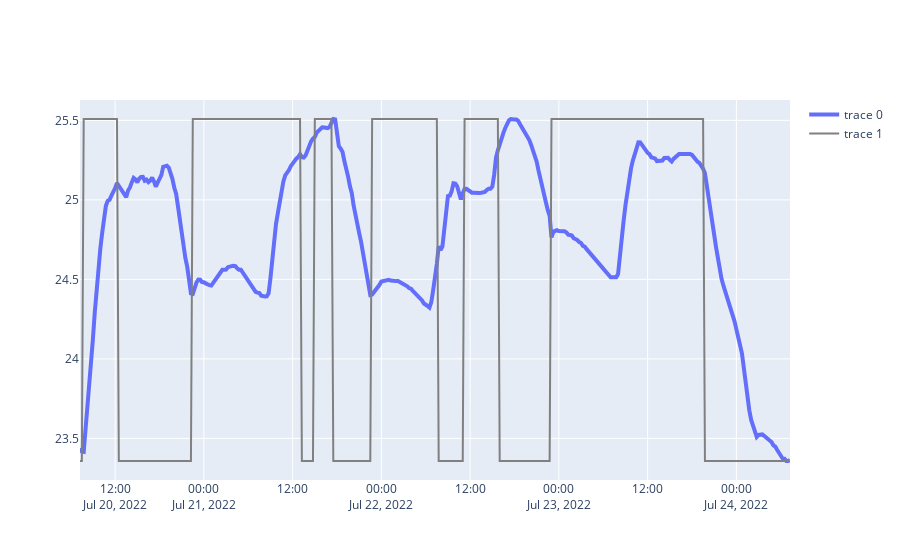

The notebook cell saved with this chart:
### Code cell
fig = make_subplots(rows=5, cols=1, shared_xaxes=True, subplot_titles=("Room A", "Room B"))

fig.add_trace(go.Scatter(
    x=r01["DateTime"],
    y=r01["Temp C"], 
    mode='lines',
    line=dict(width=4)
))
fig.add_trace(go.Scatter(
    x=r01["DateTime"],
    y=win_norm, 
    mode='lines',
    marker_color="gray"
))

### Figure 1 — Plotly figure (JSON) as saved in the notebook; plotly's stock layout.template omitted (floating-point values rounded to 4 significant figures; data arrays with more than 128 entries replaced by an {"elided": "..."} marker saying what was removed)
{"data": [{"line": {"width": 4}, "mode": "lines", "type": "scatter", "x": {"elided": "385 str values"}, "y": {"elided": "385 float values"}}, {"marker": {"color": "gray"}, "mode": "lines", "type": "scatter", "x": {"elided": "385 str values"}, "y": {"elided": "385 float values"}}], "layout": {}}
